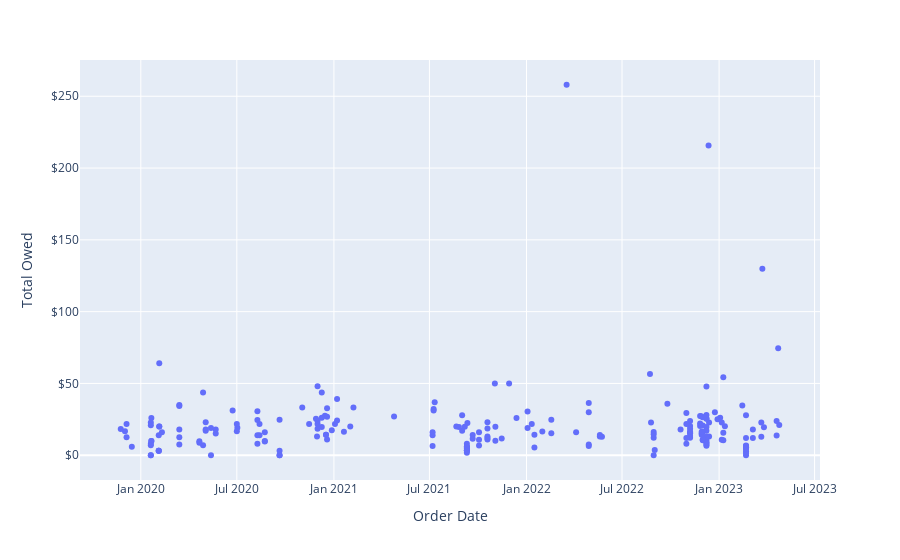

Here is the notebook cell this chart was saved with:
### Code cell
scattered.update_yaxes(tickprefix="$", showgrid=True)

### Figure 1 — Plotly figure (JSON) as saved in the notebook; plotly's stock layout.template omitted (floating-point values rounded to 4 significant figures; data arrays with more than 128 entries replaced by an {"elided": "..."} marker saying what was removed)
{"data": [{"hovertemplate": "Order Date=%{x}<br>Total Owed=%{y}<extra></extra>", "legendgroup": "", "marker": {"color": "#636efa", "symbol": "circle"}, "mode": "markers", "name": "", "orientation": "v", "showlegend": false, "type": "scatter", "x": {"elided": "215 str values"}, "xaxis": "x", "y": {"elided": "215 float values"}, "yaxis": "y"}], "layout": {"legend": {"tracegroupgap": 0}, "margin": {"t": 60}, "xaxis": {"anchor": "y", "domain": [0, 1], "title": {"text": "Order Date"}}, "yaxis": {"anchor": "x", "domain": [0, 1], "showgrid": true, "tickprefix": "$", "title": {"text": "Total Owed"}}}}
